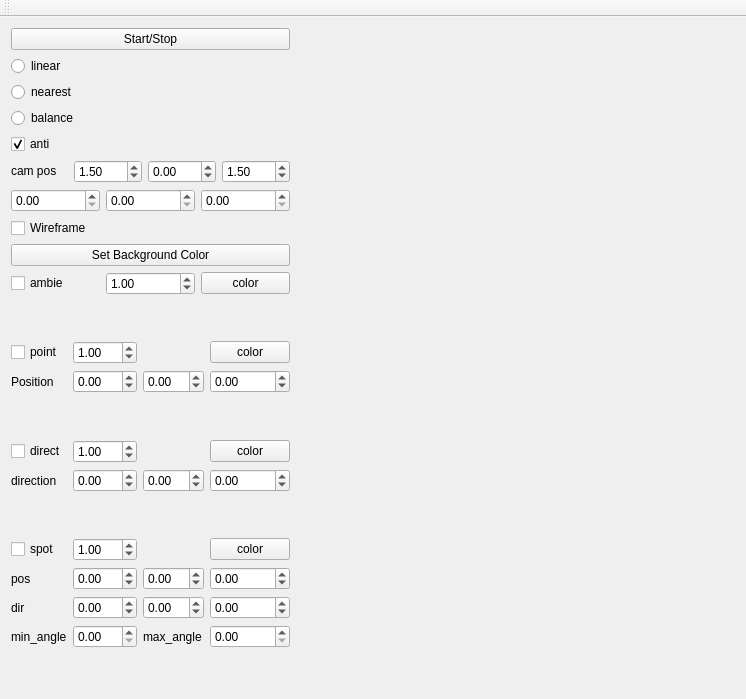
<?xml version="1.0" encoding="UTF-8"?>
<ui version="4.0">
 <class>QtWidgetsApplication1Class</class>
 <widget class="QMainWindow" name="QtWidgetsApplication1Class">
  <property name="geometry">
   <rect>
    <x>0</x>
    <y>0</y>
    <width>746</width>
    <height>699</height>
   </rect>
  </property>
  <property name="windowTitle">
   <string>QtWidgetsApplication1</string>
  </property>
  <widget class="QWidget" name="centralWidget">
   <layout class="QHBoxLayout" name="horizontalLayout_2">
    <item>
     <layout class="QVBoxLayout" name="verticalLayout">
      <item>
       <widget class="QPushButton" name="bt_start_stop">
        <property name="text">
         <string>Start/Stop</string>
        </property>
       </widget>
      </item>
      <item>
       <widget class="QRadioButton" name="rb_lin">
        <property name="text">
         <string>linear</string>
        </property>
       </widget>
      </item>
      <item>
       <widget class="QRadioButton" name="rb_near">
        <property name="text">
         <string>nearest</string>
        </property>
       </widget>
      </item>
      <item>
       <widget class="QRadioButton" name="rb_bal">
        <property name="text">
         <string>balance</string>
        </property>
       </widget>
      </item>
      <item>
       <widget class="QCheckBox" name="cb_anti">
        <property name="text">
         <string>anti</string>
        </property>
        <property name="checked">
         <bool>true</bool>
        </property>
       </widget>
      </item>
      <item>
       <layout class="QHBoxLayout" name="horizontalLayout_4"/>
      </item>
      <item>
       <layout class="QHBoxLayout" name="horizontalLayout_3">
        <item>
         <widget class="QLabel" name="label_9">
          <property name="sizePolicy">
           <sizepolicy hsizetype="Minimum" vsizetype="Fixed">
            <horstretch>0</horstretch>
            <verstretch>0</verstretch>
           </sizepolicy>
          </property>
          <property name="text">
           <string>cam pos</string>
          </property>
         </widget>
        </item>
        <item>
         <widget class="QDoubleSpinBox" name="cam_pos_x">
          <property name="minimum">
           <double>-100.000000000000000</double>
          </property>
          <property name="maximum">
           <double>100.000000000000000</double>
          </property>
          <property name="singleStep">
           <double>0.100000000000000</double>
          </property>
          <property name="value">
           <double>1.500000000000000</double>
          </property>
         </widget>
        </item>
        <item>
         <widget class="QDoubleSpinBox" name="cam_pos_y">
          <property name="minimum">
           <double>-100.000000000000000</double>
          </property>
          <property name="maximum">
           <double>100.000000000000000</double>
          </property>
          <property name="singleStep">
           <double>0.100000000000000</double>
          </property>
          <property name="value">
           <double>0.000000000000000</double>
          </property>
         </widget>
        </item>
        <item>
         <widget class="QDoubleSpinBox" name="cam_pos_z">
          <property name="minimum">
           <double>-100.000000000000000</double>
          </property>
          <property name="maximum">
           <double>100.000000000000000</double>
          </property>
          <property name="singleStep">
           <double>0.100000000000000</double>
          </property>
          <property name="value">
           <double>1.500000000000000</double>
          </property>
         </widget>
        </item>
       </layout>
      </item>
      <item>
       <layout class="QHBoxLayout" name="horizontalLayout">
        <item>
         <widget class="QDoubleSpinBox" name="cam_dir_x"/>
        </item>
        <item>
         <widget class="QDoubleSpinBox" name="cam_dir_y"/>
        </item>
        <item>
         <widget class="QDoubleSpinBox" name="cam_dir_z"/>
        </item>
       </layout>
      </item>
      <item>
       <widget class="QCheckBox" name="cb_wireframe">
        <property name="enabled">
         <bool>true</bool>
        </property>
        <property name="sizePolicy">
         <sizepolicy hsizetype="Fixed" vsizetype="Fixed">
          <horstretch>0</horstretch>
          <verstretch>0</verstretch>
         </sizepolicy>
        </property>
        <property name="text">
         <string>Wireframe</string>
        </property>
        <property name="checked">
         <bool>false</bool>
        </property>
       </widget>
      </item>
      <item>
       <widget class="QPushButton" name="bt_background_color">
        <property name="text">
         <string>Set Background Color</string>
        </property>
       </widget>
      </item>
      <item>
       <layout class="QGridLayout" name="gridLayout_5">
        <item row="2" column="0">
         <widget class="QCheckBox" name="cb_ambient_enabled">
          <property name="text">
           <string>ambie</string>
          </property>
         </widget>
        </item>
        <item row="2" column="2">
         <widget class="QPushButton" name="bt_ambient_color">
          <property name="text">
           <string>color</string>
          </property>
         </widget>
        </item>
        <item row="2" column="1">
         <widget class="QDoubleSpinBox" name="sb_ambient_intensity">
          <property name="minimum">
           <double>0.000000000000000</double>
          </property>
          <property name="maximum">
           <double>999.990000000000009</double>
          </property>
          <property name="singleStep">
           <double>0.100000000000000</double>
          </property>
          <property name="value">
           <double>1.000000000000000</double>
          </property>
         </widget>
        </item>
       </layout>
      </item>
      <item>
       <spacer name="verticalSpacer_2">
        <property name="orientation">
         <enum>Qt::Vertical</enum>
        </property>
        <property name="sizeHint" stdset="0">
         <size>
          <width>20</width>
          <height>40</height>
         </size>
        </property>
       </spacer>
      </item>
      <item>
       <layout class="QVBoxLayout" name="point">
        <item>
         <layout class="QGridLayout" name="point_position">
          <item row="0" column="0">
           <widget class="QCheckBox" name="cb_point_enabled">
            <property name="text">
             <string>point</string>
            </property>
           </widget>
          </item>
          <item row="3" column="0">
           <widget class="QLabel" name="label_14">
            <property name="text">
             <string>Position</string>
            </property>
           </widget>
          </item>
          <item row="3" column="3">
           <widget class="QDoubleSpinBox" name="sb_point_pos_z">
            <property name="minimum">
             <double>-99.989999999999995</double>
            </property>
            <property name="singleStep">
             <double>0.100000000000000</double>
            </property>
           </widget>
          </item>
          <item row="3" column="1">
           <widget class="QDoubleSpinBox" name="sb_point_pos_x">
            <property name="minimum">
             <double>-99.989999999999995</double>
            </property>
            <property name="singleStep">
             <double>0.100000000000000</double>
            </property>
           </widget>
          </item>
          <item row="0" column="3">
           <widget class="QPushButton" name="bt_point_color">
            <property name="text">
             <string>color</string>
            </property>
           </widget>
          </item>
          <item row="3" column="2">
           <widget class="QDoubleSpinBox" name="sb_point_pos_y">
            <property name="minimum">
             <double>-99.989999999999995</double>
            </property>
            <property name="singleStep">
             <double>0.100000000000000</double>
            </property>
           </widget>
          </item>
          <item row="0" column="1">
           <widget class="QDoubleSpinBox" name="sb_point_intensity">
            <property name="maximum">
             <double>999.990000000000009</double>
            </property>
            <property name="singleStep">
             <double>0.100000000000000</double>
            </property>
            <property name="value">
             <double>1.000000000000000</double>
            </property>
           </widget>
          </item>
         </layout>
        </item>
       </layout>
      </item>
      <item>
       <spacer name="verticalSpacer_4">
        <property name="orientation">
         <enum>Qt::Vertical</enum>
        </property>
        <property name="sizeHint" stdset="0">
         <size>
          <width>20</width>
          <height>40</height>
         </size>
        </property>
       </spacer>
      </item>
      <item>
       <layout class="QVBoxLayout" name="direct">
        <item>
         <layout class="QGridLayout" name="gridLayout_3">
          <item row="2" column="2">
           <widget class="QDoubleSpinBox" name="sb_directional_dir_y">
            <property name="minimum">
             <double>-99.989999999999995</double>
            </property>
            <property name="singleStep">
             <double>0.100000000000000</double>
            </property>
           </widget>
          </item>
          <item row="2" column="1">
           <widget class="QDoubleSpinBox" name="sb_directional_dir_x">
            <property name="minimum">
             <double>-99.989999999999995</double>
            </property>
            <property name="singleStep">
             <double>0.100000000000000</double>
            </property>
           </widget>
          </item>
          <item row="2" column="3">
           <widget class="QDoubleSpinBox" name="sb_directional_dir_z">
            <property name="minimum">
             <double>-99.989999999999995</double>
            </property>
            <property name="singleStep">
             <double>0.100000000000000</double>
            </property>
           </widget>
          </item>
          <item row="2" column="0">
           <widget class="QLabel" name="label_19">
            <property name="text">
             <string>direction</string>
            </property>
           </widget>
          </item>
          <item row="1" column="0">
           <widget class="QCheckBox" name="cb_directional_enabled">
            <property name="text">
             <string>direct</string>
            </property>
           </widget>
          </item>
          <item row="1" column="1">
           <widget class="QDoubleSpinBox" name="sb_directional_intensity">
            <property name="maximum">
             <double>999.990000000000009</double>
            </property>
            <property name="singleStep">
             <double>0.100000000000000</double>
            </property>
            <property name="value">
             <double>1.000000000000000</double>
            </property>
           </widget>
          </item>
          <item row="1" column="3">
           <widget class="QPushButton" name="bt_directional_color">
            <property name="text">
             <string>color</string>
            </property>
           </widget>
          </item>
         </layout>
        </item>
       </layout>
      </item>
      <item>
       <spacer name="verticalSpacer_3">
        <property name="orientation">
         <enum>Qt::Vertical</enum>
        </property>
        <property name="sizeHint" stdset="0">
         <size>
          <width>20</width>
          <height>40</height>
         </size>
        </property>
       </spacer>
      </item>
      <item>
       <layout class="QVBoxLayout" name="spot">
        <item>
         <layout class="QGridLayout" name="gridLayout_4">
          <item row="0" column="0">
           <widget class="QCheckBox" name="cb_spotlight_enabled">
            <property name="text">
             <string>spot</string>
            </property>
           </widget>
          </item>
          <item row="1" column="3">
           <widget class="QDoubleSpinBox" name="sb_spotlight_pos_z">
            <property name="minimum">
             <double>-99.989999999999995</double>
            </property>
            <property name="singleStep">
             <double>0.100000000000000</double>
            </property>
            <property name="value">
             <double>0.000000000000000</double>
            </property>
           </widget>
          </item>
          <item row="1" column="2">
           <widget class="QDoubleSpinBox" name="sb_spotlight_pos_y">
            <property name="minimum">
             <double>-99.989999999999995</double>
            </property>
            <property name="singleStep">
             <double>0.100000000000000</double>
            </property>
           </widget>
          </item>
          <item row="2" column="1">
           <widget class="QDoubleSpinBox" name="sb_spotlight_dir_x">
            <property name="minimum">
             <double>-1.000000000000000</double>
            </property>
            <property name="maximum">
             <double>1.000000000000000</double>
            </property>
            <property name="singleStep">
             <double>0.100000000000000</double>
            </property>
           </widget>
          </item>
          <item row="1" column="0">
           <widget class="QLabel" name="label">
            <property name="text">
             <string>pos</string>
            </property>
           </widget>
          </item>
          <item row="2" column="2">
           <widget class="QDoubleSpinBox" name="sb_spotlight_dir_y">
            <property name="minimum">
             <double>-1.000000000000000</double>
            </property>
            <property name="maximum">
             <double>1.000000000000000</double>
            </property>
            <property name="singleStep">
             <double>0.100000000000000</double>
            </property>
           </widget>
          </item>
          <item row="2" column="0">
           <widget class="QLabel" name="label_6">
            <property name="text">
             <string>dir</string>
            </property>
           </widget>
          </item>
          <item row="2" column="3">
           <widget class="QDoubleSpinBox" name="sb_spotlight_dir_z">
            <property name="minimum">
             <double>-1.000000000000000</double>
            </property>
            <property name="maximum">
             <double>1.000000000000000</double>
            </property>
            <property name="singleStep">
             <double>0.100000000000000</double>
            </property>
           </widget>
          </item>
          <item row="1" column="1">
           <widget class="QDoubleSpinBox" name="sb_spotlight_pos_x">
            <property name="minimum">
             <double>-99.989999999999995</double>
            </property>
            <property name="singleStep">
             <double>0.100000000000000</double>
            </property>
           </widget>
          </item>
          <item row="3" column="1">
           <widget class="QDoubleSpinBox" name="sb_spotlight_min_angle">
            <property name="maximum">
             <double>90.000000000000000</double>
            </property>
            <property name="singleStep">
             <double>1.000000000000000</double>
            </property>
           </widget>
          </item>
          <item row="3" column="0">
           <widget class="QLabel" name="label_5">
            <property name="text">
             <string>min_angle</string>
            </property>
           </widget>
          </item>
          <item row="3" column="3">
           <widget class="QDoubleSpinBox" name="sb_spotlight_max_angle">
            <property name="maximum">
             <double>90.000000000000000</double>
            </property>
            <property name="singleStep">
             <double>1.000000000000000</double>
            </property>
           </widget>
          </item>
          <item row="3" column="2">
           <widget class="QLabel" name="label_7">
            <property name="text">
             <string>max_angle</string>
            </property>
           </widget>
          </item>
          <item row="0" column="1">
           <widget class="QDoubleSpinBox" name="sb_spotlight_intensity">
            <property name="maximum">
             <double>999.990000000000009</double>
            </property>
            <property name="singleStep">
             <double>0.100000000000000</double>
            </property>
            <property name="value">
             <double>1.000000000000000</double>
            </property>
           </widget>
          </item>
          <item row="0" column="3">
           <widget class="QPushButton" name="bt_spotlight_color">
            <property name="text">
             <string>color</string>
            </property>
           </widget>
          </item>
         </layout>
        </item>
       </layout>
      </item>
      <item>
       <spacer name="verticalSpacer">
        <property name="orientation">
         <enum>Qt::Vertical</enum>
        </property>
        <property name="sizeHint" stdset="0">
         <size>
          <width>20</width>
          <height>40</height>
         </size>
        </property>
       </spacer>
      </item>
     </layout>
    </item>
    <item>
     <widget class="GLWidget" name="widget" native="true">
      <property name="sizePolicy">
       <sizepolicy hsizetype="Expanding" vsizetype="Preferred">
        <horstretch>0</horstretch>
        <verstretch>0</verstretch>
       </sizepolicy>
      </property>
     </widget>
    </item>
   </layout>
  </widget>
  <widget class="QMenuBar" name="menuBar">
   <property name="geometry">
    <rect>
     <x>0</x>
     <y>0</y>
     <width>746</width>
     <height>22</height>
    </rect>
   </property>
  </widget>
  <widget class="QToolBar" name="mainToolBar">
   <attribute name="toolBarArea">
    <enum>TopToolBarArea</enum>
   </attribute>
   <attribute name="toolBarBreak">
    <bool>false</bool>
   </attribute>
  </widget>
 </widget>
 <layoutdefault spacing="6" margin="11"/>
 <customwidgets>
  <customwidget>
   <class>GLWidget</class>
   <extends>QWidget</extends>
   <header>GLwidget.h</header>
   <container>1</container>
  </customwidget>
 </customwidgets>
 <resources>
  <include location="qtwidgetsapplication1.qrc"/>
 </resources>
 <connections/>
</ui>
